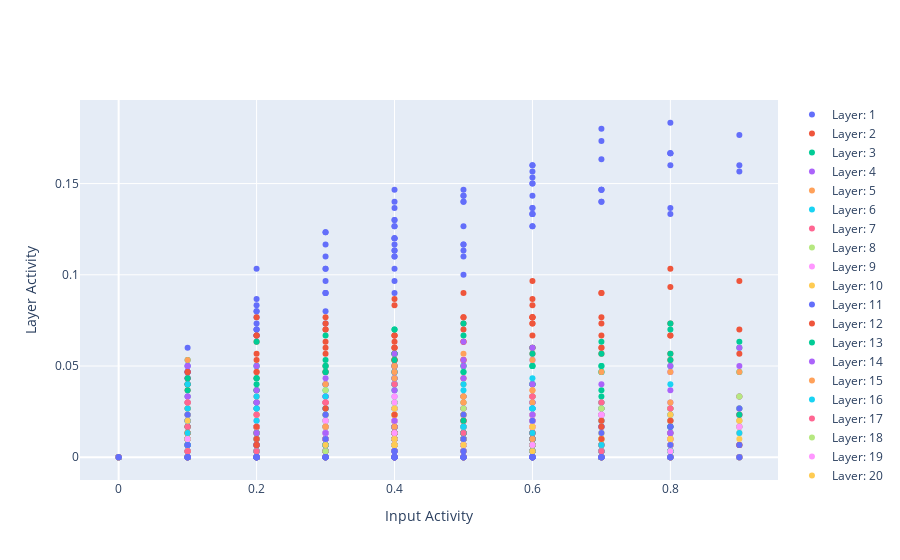

The cell this chart's notebook holds for it:
### Code cell
# plot activity for each density vs layer activity
fig = go.Figure()
for i, layer in enumerate(dag.processing_order[1:], 1):
    fig.add_trace(go.Scatter(x=activity_results[0], y=activity_results[i], mode='markers', name="Layer: " + str(i)))

fig.update_xaxes(title="Input Activity")
fig.update_yaxes(title="Layer Activity")
fig.show()
